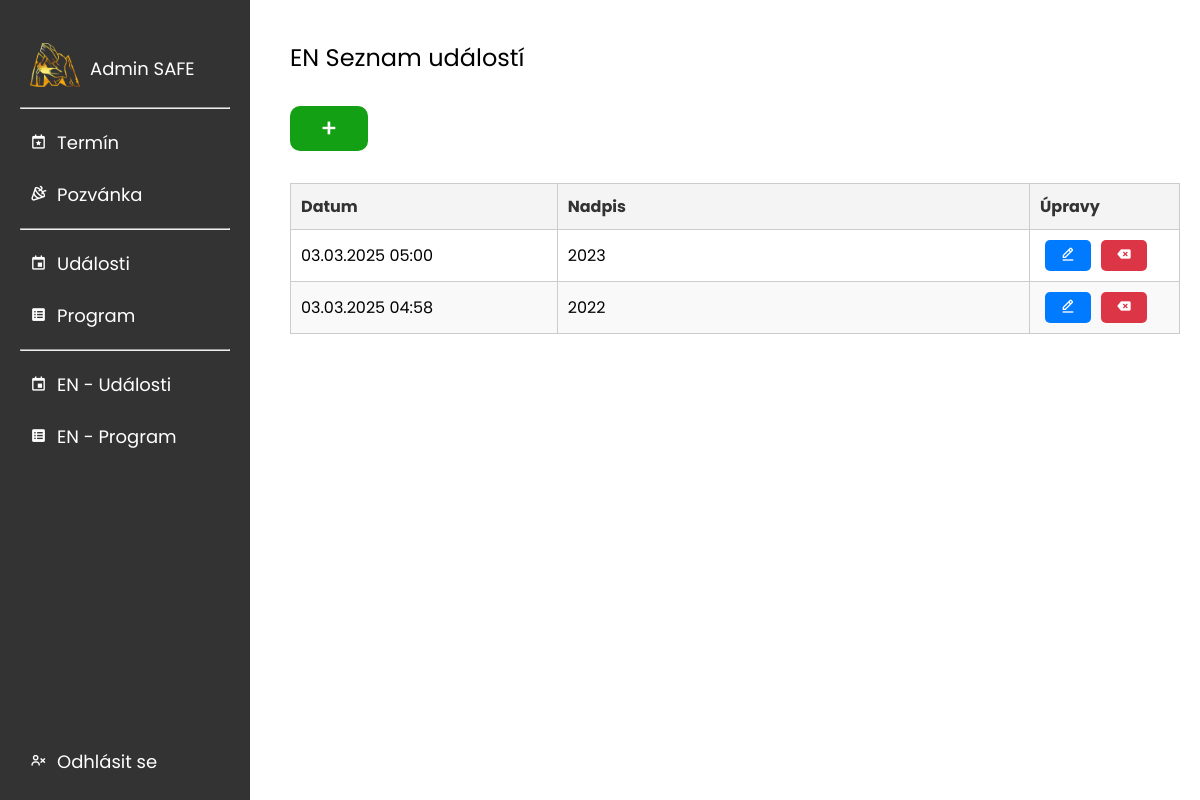
Page /admin/EN/udalosti/index.php (signed in) on the committed database.
### tables this page shows
CREATE TABLE `pasteventsen` (
  `id` int(11) NOT NULL AUTO_INCREMENT,
  `title` varchar(255) NOT NULL,
  `description` text DEFAULT NULL,
  `image_path` varchar(255) DEFAULT NULL,
  `images` longtext DEFAULT NULL CHECK (json_valid(`images`)),
  `created_at` datetime NOT NULL DEFAULT current_timestamp(),
  PRIMARY KEY (`id`)
);

### admin/EN/udalosti/index.php (the view, shortened to what this page needs)
<!DOCTYPE html>
<html lang="cs">
<head>
    <?php include '../../../skeleton/head.php' ?>
</head>
<body>
<?php include '../../../skeleton/headerAdmin.php' ?>
<div class="content">
<h2>EN Seznam událostí</h2><br>
    <a href="pridat/" class="addButton">+</a><br>
    <table class="events-table">
        <thead>
        <tr>
            <th>Datum</th>
            <th>Nadpis</th>
            <th>Úpravy</th>
        </tr>
        </thead>
        <tbody>
        <?php
        $servername = "localhost";
        $username = "root";
        $password = "";
        $dbname = "mywebsite";
        $conn = new mysqli($servername, $username, $password, $dbname);
        $sql = "SELECT id, title, created_at FROM pasteventsen ORDER BY id DESC";
        $result = $conn->query($sql);
        if ($result->num_rows > 0) {
            while ($row = $result->fetch_assoc()) {
                $created_at = isset($row['created_at']) ? date('d.m.Y H:i', strtotime($row['created_at'])) : 'Neznámé datum';
                $title = isset($row['title']) && !empty($row['title']) ? strip_tags($row['title']) : 'Bez názvu';
                echo "<tr>";
                echo "<td>" . $created_at . "</td>";
                echo "<td>" . htmlspecialchars($title, ENT_QUOTES, 'UTF-8') . "</td>";
                echo "<td class='action-buttons'>";
                echo "<a href='../upravit/?id=" . $row['id'] . "' class='edit-btn'><i class='bx bx-edit-alt'></i></a>";
                echo "<a href='#' class='delete-btn' onclick='confirmDelete(event, \"?delete_id=" . $row['id'] . "\")'><i class='bx bxs-tag-x'></i></a>";
                echo "</td>";
                echo "</tr>";
            }
        } else {
            echo "<tr><td colspan='3'>Žádné události nejsou k dispozici.</td></tr>";
        }
        ?>
        </tbody>
    </table>
</div>
</body>
</html>

### css/style.css (style rules this page uses)
* { margin: 0; padding: 0; box-sizing: border-box; font-family: "Titan One", sans-serif; }
p, h3, h4, a, ul, li, strong, label, input::placeholder, input, select, option, i, button, textarea::placeholder { font-family: "Inter", sans-serif; }
h1, h2 { font-weight: 400 !important; }
html { scroll-behavior: smooth; }
body { display: flex; flex-direction: column; min-height: 100vh; position: relative; }
.content h2 { margin-bottom: 10px; }
.content { margin-left: 270px; padding: 20px; flex-grow: 1; }
.content h2 { padding-top: 20px; }
.addButton { font-style: none; background-color: rgb(20, 160, 20); padding: 5px 30px; border: none; border-radius: 10px; color: #fff; text-decoration: none; font-size: 25px; font-weight: 500; }
.events-table { width: 100%; border-collapse: collapse; margin: 35px 0; font-size: 16px; text-align: left; border: 1px solid #ccc; table-layout: auto; }
.events-table thead th { background-color: #f4f4f4; color: #333; font-weight: bold; border: 1px solid #ccc; padding: 10px; text-align: left; }
.events-table tbody td { border: 1px solid #ccc; padding: 10px; }
.events-table tbody tr:nth-child(even) { background-color: #f9f9f9; }
.action-buttons a, .action-buttons button { display: inline-block; padding: 3px 15px; margin: 0 5px; text-decoration: none; border: none; color: #fff; background-color: #007bff; border-radius: 5px; }
.action-buttons a.delete-btn, .action-buttons button.delete-btn { background-color: #dc3545; }
.events-table thead th:nth-child(1) { width: 30%; }
.events-table thead th:nth-child(2) { width: auto; }
.events-table thead th:nth-child(3) { width: 150px; }

### admin/EN/udalosti/index.php (style rules this page uses)
* { font-family: "Poppins", sans-serif !important; }

### rows in the picture
pasteventsen: created_at "03.03.2025 05:00", title "2023"
pasteventsen: created_at "03.03.2025 04:58", title "2022"
